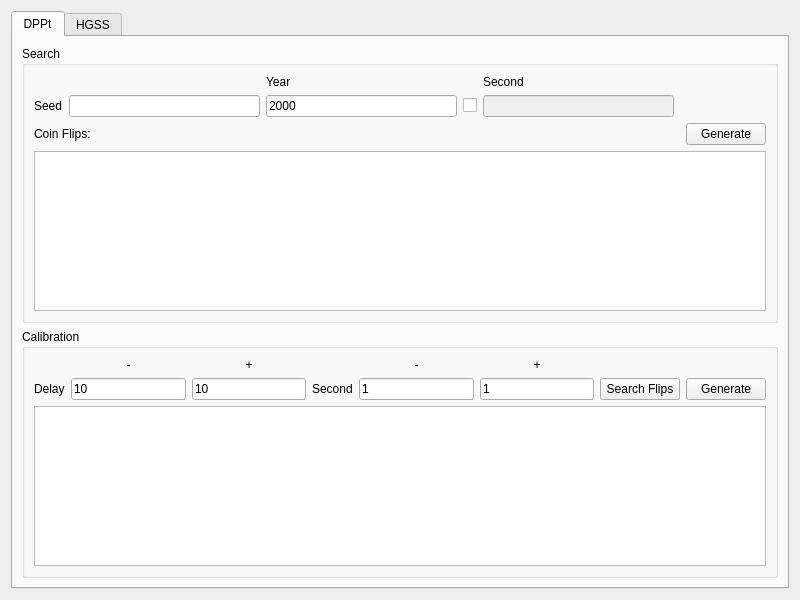
<?xml version="1.0" encoding="UTF-8"?>
<ui version="4.0">
 <class>SeedtoTime4</class>
 <widget class="QWidget" name="SeedtoTime4">
  <property name="geometry">
   <rect>
    <x>0</x>
    <y>0</y>
    <width>800</width>
    <height>600</height>
   </rect>
  </property>
  <property name="windowTitle">
   <string>Gen 4 Seed to Time</string>
  </property>
  <layout class="QGridLayout" name="gridLayout">
   <item row="0" column="0">
    <widget class="QTabWidget" name="tabWidget">
     <widget class="QWidget" name="tabDPPt">
      <attribute name="title">
       <string>DPPt</string>
      </attribute>
      <layout class="QGridLayout" name="gridLayout_4">
       <item row="1" column="0">
        <widget class="QGroupBox" name="groupBoxDPPtCalibration">
         <property name="title">
          <string>Calibration</string>
         </property>
         <layout class="QGridLayout" name="gridLayout_3">
          <item row="0" column="4">
           <widget class="QLabel" name="labelDPPtSecondMinus">
            <property name="text">
             <string notr="true">-</string>
            </property>
            <property name="alignment">
             <set>Qt::AlignCenter</set>
            </property>
           </widget>
          </item>
          <item row="0" column="2">
           <widget class="QLabel" name="labelDPPtDelayPlus">
            <property name="text">
             <string notr="true">+</string>
            </property>
            <property name="alignment">
             <set>Qt::AlignCenter</set>
            </property>
           </widget>
          </item>
          <item row="2" column="0" colspan="8">
           <widget class="TableView" name="tableViewDPPtCalibrate">
            <attribute name="verticalHeaderVisible">
             <bool>false</bool>
            </attribute>
           </widget>
          </item>
          <item row="1" column="1">
           <widget class="QLineEdit" name="lineEditDPPtDelayMinus">
            <property name="text">
             <string notr="true">10</string>
            </property>
            <property name="maxLength">
             <number>8</number>
            </property>
           </widget>
          </item>
          <item row="1" column="3">
           <widget class="QLabel" name="labelDPPtSecondOffset">
            <property name="text">
             <string>Second</string>
            </property>
           </widget>
          </item>
          <item row="1" column="4">
           <widget class="QLineEdit" name="lineEditDPPtSecondMinus">
            <property name="text">
             <string notr="true">1</string>
            </property>
            <property name="maxLength">
             <number>8</number>
            </property>
           </widget>
          </item>
          <item row="1" column="7">
           <widget class="QPushButton" name="pushButtonDPPtCalibrate">
            <property name="text">
             <string>Generate</string>
            </property>
           </widget>
          </item>
          <item row="0" column="5">
           <widget class="QLabel" name="labelDPPtSecondPlus">
            <property name="text">
             <string notr="true">+</string>
            </property>
            <property name="alignment">
             <set>Qt::AlignCenter</set>
            </property>
           </widget>
          </item>
          <item row="1" column="5">
           <widget class="QLineEdit" name="lineEditDPPtSecondPlus">
            <property name="text">
             <string notr="true">1</string>
            </property>
            <property name="maxLength">
             <number>8</number>
            </property>
           </widget>
          </item>
          <item row="0" column="1">
           <widget class="QLabel" name="labelDPPtDelayMinus">
            <property name="text">
             <string notr="true">-</string>
            </property>
            <property name="alignment">
             <set>Qt::AlignCenter</set>
            </property>
           </widget>
          </item>
          <item row="1" column="0">
           <widget class="QLabel" name="labelDPPtDelay">
            <property name="text">
             <string>Delay</string>
            </property>
           </widget>
          </item>
          <item row="1" column="6">
           <widget class="QPushButton" name="pushButtonDPPtSearchFlips">
            <property name="text">
             <string>Search Flips</string>
            </property>
           </widget>
          </item>
          <item row="1" column="2">
           <widget class="QLineEdit" name="lineEditDPPtDelayPlus">
            <property name="text">
             <string notr="true">10</string>
            </property>
            <property name="maxLength">
             <number>8</number>
            </property>
           </widget>
          </item>
         </layout>
        </widget>
       </item>
       <item row="0" column="0">
        <widget class="QGroupBox" name="groupBoxDPPtSearch">
         <property name="title">
          <string>Search</string>
         </property>
         <layout class="QGridLayout" name="gridLayout_2">
          <item row="2" column="6">
           <widget class="QPushButton" name="pushButtonDPPtGenerate">
            <property name="text">
             <string>Generate</string>
            </property>
           </widget>
          </item>
          <item row="1" column="2">
           <widget class="TextBox" name="textBoxDPPtYear">
            <property name="text">
             <string notr="true">2000</string>
            </property>
            <property name="maxLength">
             <number>4</number>
            </property>
           </widget>
          </item>
          <item row="1" column="3">
           <widget class="QCheckBox" name="checkBoxDPPtSecond">
            <property name="text">
             <string notr="true"/>
            </property>
           </widget>
          </item>
          <item row="0" column="2">
           <widget class="QLabel" name="labelDPPtYear">
            <property name="text">
             <string>Year</string>
            </property>
           </widget>
          </item>
          <item row="1" column="0">
           <widget class="QLabel" name="labelDPPtSeed">
            <property name="text">
             <string>Seed</string>
            </property>
           </widget>
          </item>
          <item row="3" column="0" colspan="7">
           <widget class="TableView" name="tableViewDPPtSearch">
            <attribute name="verticalHeaderVisible">
             <bool>false</bool>
            </attribute>
           </widget>
          </item>
          <item row="1" column="4">
           <widget class="TextBox" name="textBoxDPPtSecond">
            <property name="enabled">
             <bool>false</bool>
            </property>
            <property name="maxLength">
             <number>2</number>
            </property>
           </widget>
          </item>
          <item row="0" column="4">
           <widget class="QLabel" name="labelDPPtSecond">
            <property name="text">
             <string>Second</string>
            </property>
           </widget>
          </item>
          <item row="2" column="0" colspan="3">
           <widget class="QLabel" name="labelDPPtCoinFlips">
            <property name="text">
             <string>Coin Flips:</string>
            </property>
           </widget>
          </item>
          <item row="1" column="1">
           <widget class="TextBox" name="textBoxDPPtSeed">
            <property name="maxLength">
             <number>8</number>
            </property>
           </widget>
          </item>
         </layout>
        </widget>
       </item>
      </layout>
     </widget>
     <widget class="QWidget" name="tabHGSS">
      <attribute name="title">
       <string>HGSS</string>
      </attribute>
      <layout class="QGridLayout" name="gridLayout_7">
       <item row="1" column="0">
        <widget class="QGroupBox" name="groupBoxHGSSCalibration">
         <property name="title">
          <string>Calibration</string>
         </property>
         <layout class="QGridLayout" name="gridLayout_6">
          <item row="1" column="6">
           <widget class="QPushButton" name="pushButtonHGSSSearchCalls">
            <property name="text">
             <string>Search Calls</string>
            </property>
           </widget>
          </item>
          <item row="0" column="4">
           <widget class="QLabel" name="labelHGSSSecondMinus">
            <property name="text">
             <string notr="true">-</string>
            </property>
            <property name="alignment">
             <set>Qt::AlignCenter</set>
            </property>
           </widget>
          </item>
          <item row="1" column="1">
           <widget class="QLineEdit" name="lineEditHGSSDelayMinus">
            <property name="text">
             <string notr="true">10</string>
            </property>
            <property name="maxLength">
             <number>8</number>
            </property>
           </widget>
          </item>
          <item row="1" column="2">
           <widget class="QLineEdit" name="lineEditHGSSDelayPlus">
            <property name="text">
             <string notr="true">10</string>
            </property>
            <property name="maxLength">
             <number>8</number>
            </property>
           </widget>
          </item>
          <item row="1" column="5">
           <widget class="QLineEdit" name="lineEditHGSSSecondPlus">
            <property name="text">
             <string notr="true">1</string>
            </property>
            <property name="maxLength">
             <number>8</number>
            </property>
           </widget>
          </item>
          <item row="0" column="5">
           <widget class="QLabel" name="labelHGSSSecondPlus">
            <property name="text">
             <string notr="true">+</string>
            </property>
            <property name="alignment">
             <set>Qt::AlignCenter</set>
            </property>
           </widget>
          </item>
          <item row="2" column="0" colspan="8">
           <widget class="TableView" name="tableViewHGSSCalibrate">
            <attribute name="verticalHeaderVisible">
             <bool>false</bool>
            </attribute>
           </widget>
          </item>
          <item row="1" column="7">
           <widget class="QPushButton" name="pushButtonHGSSCalibrate">
            <property name="text">
             <string>Generate</string>
            </property>
           </widget>
          </item>
          <item row="1" column="4">
           <widget class="QLineEdit" name="lineEditHGSSSecondMinus">
            <property name="text">
             <string notr="true">1</string>
            </property>
            <property name="maxLength">
             <number>8</number>
            </property>
           </widget>
          </item>
          <item row="0" column="2">
           <widget class="QLabel" name="labelHGSSDelayPlus">
            <property name="text">
             <string notr="true">+</string>
            </property>
            <property name="alignment">
             <set>Qt::AlignCenter</set>
            </property>
           </widget>
          </item>
          <item row="0" column="1">
           <widget class="QLabel" name="labelHGSSDelayMinus">
            <property name="text">
             <string notr="true">-</string>
            </property>
            <property name="alignment">
             <set>Qt::AlignCenter</set>
            </property>
           </widget>
          </item>
          <item row="1" column="0">
           <widget class="QLabel" name="labelHGSSDelay">
            <property name="text">
             <string>Delay</string>
            </property>
           </widget>
          </item>
          <item row="1" column="3">
           <widget class="QLabel" name="labelHGSSSecondOffset">
            <property name="text">
             <string>Second</string>
            </property>
           </widget>
          </item>
         </layout>
        </widget>
       </item>
       <item row="0" column="0">
        <widget class="QGroupBox" name="groupBoxHGSSSearch">
         <property name="title">
          <string>Search</string>
         </property>
         <layout class="QGridLayout" name="gridLayout_8">
          <item row="0" column="0" colspan="3">
           <layout class="QGridLayout" name="gridLayout_5">
            <item row="0" column="2">
             <widget class="QLabel" name="labelHGSSYear">
              <property name="text">
               <string>Year</string>
              </property>
             </widget>
            </item>
            <item row="0" column="4">
             <widget class="QLabel" name="labelHGSSSecond">
              <property name="text">
               <string>Second</string>
              </property>
             </widget>
            </item>
            <item row="1" column="0">
             <widget class="QLabel" name="labelHGSSSeed">
              <property name="text">
               <string>Seed</string>
              </property>
             </widget>
            </item>
            <item row="1" column="1">
             <widget class="TextBox" name="textBoxHGSSSeed">
              <property name="maxLength">
               <number>8</number>
              </property>
             </widget>
            </item>
            <item row="1" column="2">
             <widget class="TextBox" name="textBoxHGSSYear">
              <property name="text">
               <string notr="true">2000</string>
              </property>
              <property name="maxLength">
               <number>4</number>
              </property>
             </widget>
            </item>
            <item row="1" column="3">
             <widget class="QCheckBox" name="checkBoxHGSSSecond">
              <property name="text">
               <string notr="true"/>
              </property>
             </widget>
            </item>
            <item row="1" column="4">
             <widget class="TextBox" name="textBoxHGSSSecond">
              <property name="enabled">
               <bool>false</bool>
              </property>
              <property name="maxLength">
               <number>2</number>
              </property>
             </widget>
            </item>
            <item row="1" column="5">
             <widget class="QPushButton" name="pushButtonHGSSMap">
              <property name="text">
               <string>Map</string>
              </property>
             </widget>
            </item>
            <item row="1" column="6">
             <widget class="QCheckBox" name="checkBoxHGSSRaikou">
              <property name="text">
               <string>R</string>
              </property>
             </widget>
            </item>
            <item row="1" column="7">
             <widget class="QLineEdit" name="lineEditHGSSRaikou">
              <property name="enabled">
               <bool>false</bool>
              </property>
              <property name="maxLength">
               <number>2</number>
              </property>
             </widget>
            </item>
            <item row="1" column="8">
             <widget class="QCheckBox" name="checkBoxHGSSEntei">
              <property name="text">
               <string>E</string>
              </property>
             </widget>
            </item>
            <item row="1" column="9">
             <widget class="QLineEdit" name="lineEditHGSSEntei">
              <property name="enabled">
               <bool>false</bool>
              </property>
              <property name="maxLength">
               <number>2</number>
              </property>
             </widget>
            </item>
            <item row="1" column="10">
             <widget class="QCheckBox" name="checkBoxHGSSLati">
              <property name="text">
               <string>L</string>
              </property>
             </widget>
            </item>
            <item row="1" column="11">
             <widget class="QLineEdit" name="lineEditHGSSLati">
              <property name="enabled">
               <bool>false</bool>
              </property>
              <property name="maxLength">
               <number>2</number>
              </property>
             </widget>
            </item>
           </layout>
          </item>
          <item row="1" column="0">
           <widget class="QLabel" name="labelHGSSElmCalls">
            <property name="text">
             <string>Elm Calls:</string>
            </property>
           </widget>
          </item>
          <item row="1" column="1">
           <spacer name="horizontalSpacer_3">
            <property name="orientation">
             <enum>Qt::Horizontal</enum>
            </property>
            <property name="sizeHint" stdset="0">
             <size>
              <width>602</width>
              <height>20</height>
             </size>
            </property>
           </spacer>
          </item>
          <item row="1" column="2">
           <widget class="QPushButton" name="pushButtonHGSSGenerate">
            <property name="text">
             <string>Generate</string>
            </property>
           </widget>
          </item>
          <item row="2" column="0">
           <widget class="QLabel" name="labelHGSSRoamers">
            <property name="text">
             <string>Roamers:</string>
            </property>
           </widget>
          </item>
          <item row="3" column="0" colspan="3">
           <widget class="TableView" name="tableViewHGSSSearch">
            <attribute name="verticalHeaderVisible">
             <bool>false</bool>
            </attribute>
           </widget>
          </item>
         </layout>
        </widget>
       </item>
      </layout>
     </widget>
    </widget>
   </item>
  </layout>
 </widget>
 <customwidgets>
  <customwidget>
   <class>TextBox</class>
   <extends>QLineEdit</extends>
   <header>Forms/Controls/TextBox.hpp</header>
  </customwidget>
  <customwidget>
   <class>TableView</class>
   <extends>QTableView</extends>
   <header>Forms/Controls/TableView.hpp</header>
  </customwidget>
 </customwidgets>
 <tabstops>
  <tabstop>tabWidget</tabstop>
  <tabstop>textBoxDPPtSeed</tabstop>
  <tabstop>textBoxDPPtYear</tabstop>
  <tabstop>checkBoxDPPtSecond</tabstop>
  <tabstop>textBoxDPPtSecond</tabstop>
  <tabstop>pushButtonDPPtGenerate</tabstop>
  <tabstop>tableViewDPPtSearch</tabstop>
  <tabstop>lineEditDPPtDelayMinus</tabstop>
  <tabstop>lineEditDPPtDelayPlus</tabstop>
  <tabstop>lineEditDPPtSecondMinus</tabstop>
  <tabstop>lineEditDPPtSecondPlus</tabstop>
  <tabstop>pushButtonDPPtSearchFlips</tabstop>
  <tabstop>pushButtonDPPtCalibrate</tabstop>
  <tabstop>tableViewDPPtCalibrate</tabstop>
  <tabstop>textBoxHGSSSeed</tabstop>
  <tabstop>textBoxHGSSYear</tabstop>
  <tabstop>checkBoxHGSSSecond</tabstop>
  <tabstop>textBoxHGSSSecond</tabstop>
  <tabstop>pushButtonHGSSMap</tabstop>
  <tabstop>checkBoxHGSSRaikou</tabstop>
  <tabstop>lineEditHGSSRaikou</tabstop>
  <tabstop>checkBoxHGSSEntei</tabstop>
  <tabstop>lineEditHGSSEntei</tabstop>
  <tabstop>checkBoxHGSSLati</tabstop>
  <tabstop>lineEditHGSSLati</tabstop>
  <tabstop>pushButtonHGSSGenerate</tabstop>
  <tabstop>tableViewHGSSSearch</tabstop>
  <tabstop>lineEditHGSSDelayMinus</tabstop>
  <tabstop>lineEditHGSSDelayPlus</tabstop>
  <tabstop>lineEditHGSSSecondMinus</tabstop>
  <tabstop>lineEditHGSSSecondPlus</tabstop>
  <tabstop>pushButtonHGSSSearchCalls</tabstop>
  <tabstop>pushButtonHGSSCalibrate</tabstop>
  <tabstop>tableViewHGSSCalibrate</tabstop>
 </tabstops>
 <resources/>
 <connections>
  <connection>
   <sender>checkBoxHGSSRaikou</sender>
   <signal>clicked(bool)</signal>
   <receiver>lineEditHGSSRaikou</receiver>
   <slot>setEnabled(bool)</slot>
   <hints>
    <hint type="sourcelabel">
     <x>415</x>
     <y>84</y>
    </hint>
    <hint type="destinationlabel">
     <x>469</x>
     <y>86</y>
    </hint>
   </hints>
  </connection>
  <connection>
   <sender>checkBoxHGSSEntei</sender>
   <signal>clicked(bool)</signal>
   <receiver>lineEditHGSSEntei</receiver>
   <slot>setEnabled(bool)</slot>
   <hints>
    <hint type="sourcelabel">
     <x>535</x>
     <y>87</y>
    </hint>
    <hint type="destinationlabel">
     <x>580</x>
     <y>83</y>
    </hint>
   </hints>
  </connection>
  <connection>
   <sender>checkBoxHGSSLati</sender>
   <signal>clicked(bool)</signal>
   <receiver>lineEditHGSSLati</receiver>
   <slot>setEnabled(bool)</slot>
   <hints>
    <hint type="sourcelabel">
     <x>658</x>
     <y>83</y>
    </hint>
    <hint type="destinationlabel">
     <x>720</x>
     <y>88</y>
    </hint>
   </hints>
  </connection>
  <connection>
   <sender>checkBoxHGSSSecond</sender>
   <signal>clicked(bool)</signal>
   <receiver>textBoxHGSSSecond</receiver>
   <slot>setEnabled(bool)</slot>
   <hints>
    <hint type="sourcelabel">
     <x>253</x>
     <y>84</y>
    </hint>
    <hint type="destinationlabel">
     <x>323</x>
     <y>89</y>
    </hint>
   </hints>
  </connection>
  <connection>
   <sender>checkBoxDPPtSecond</sender>
   <signal>clicked(bool)</signal>
   <receiver>textBoxDPPtSecond</receiver>
   <slot>setEnabled(bool)</slot>
   <hints>
    <hint type="sourcelabel">
     <x>324</x>
     <y>82</y>
    </hint>
    <hint type="destinationlabel">
     <x>400</x>
     <y>86</y>
    </hint>
   </hints>
  </connection>
 </connections>
</ui>
